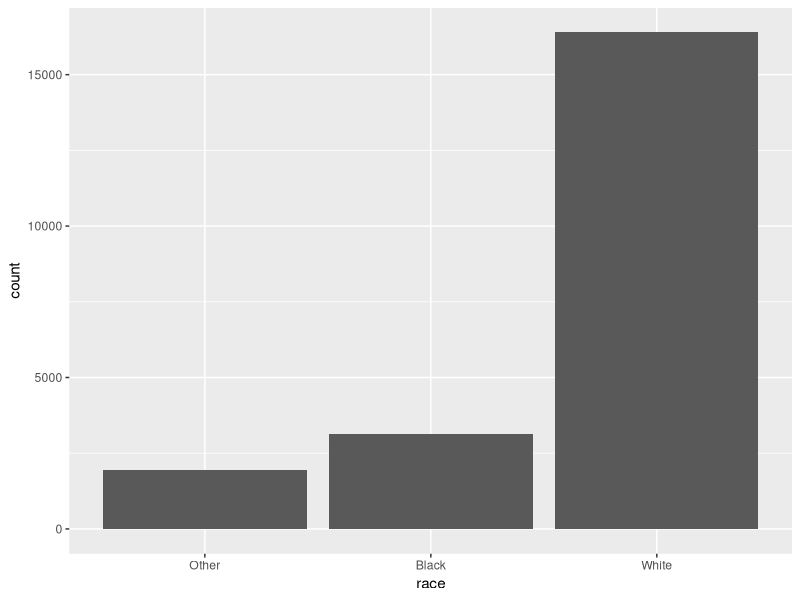
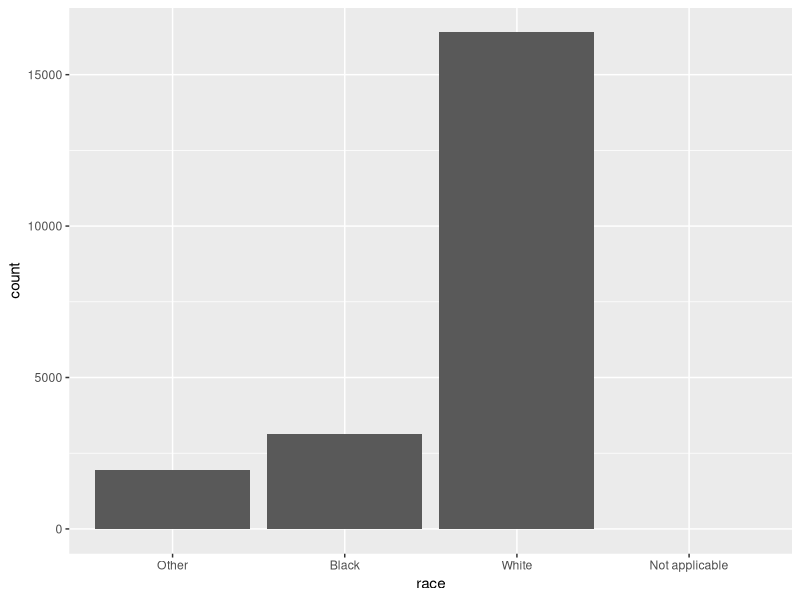
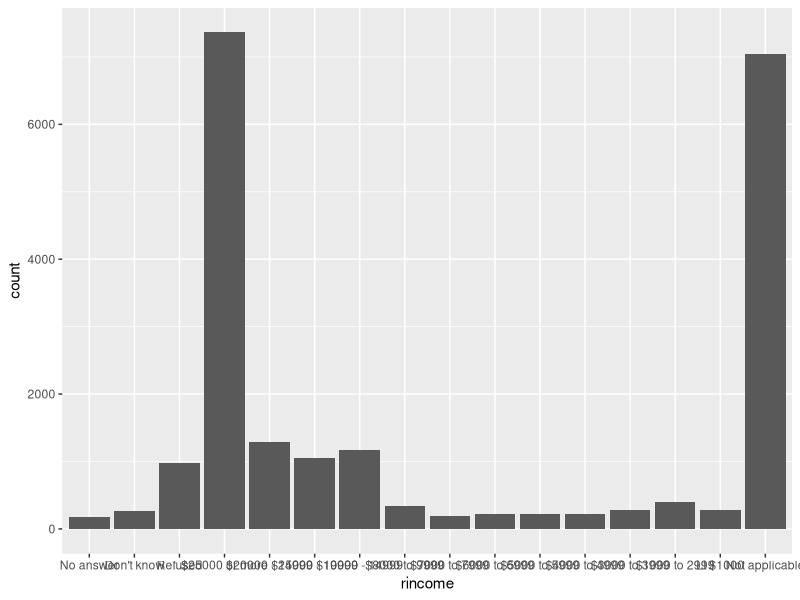
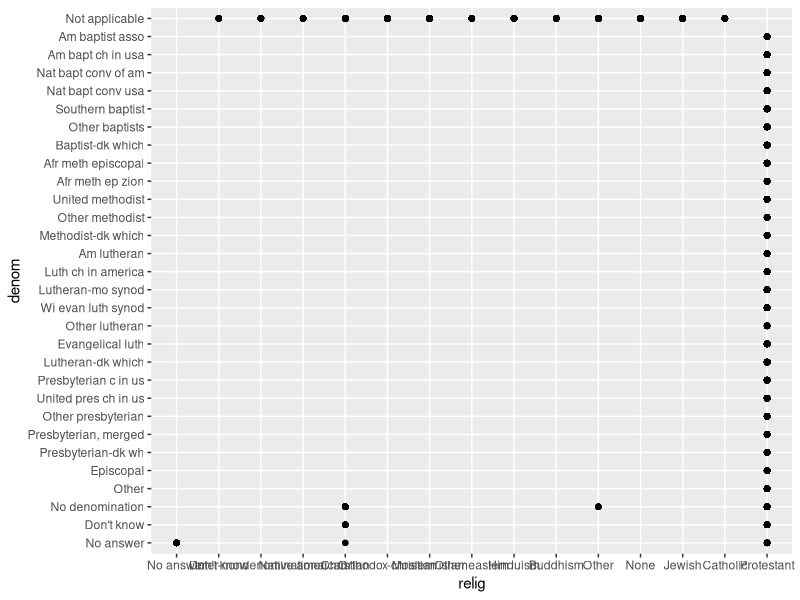
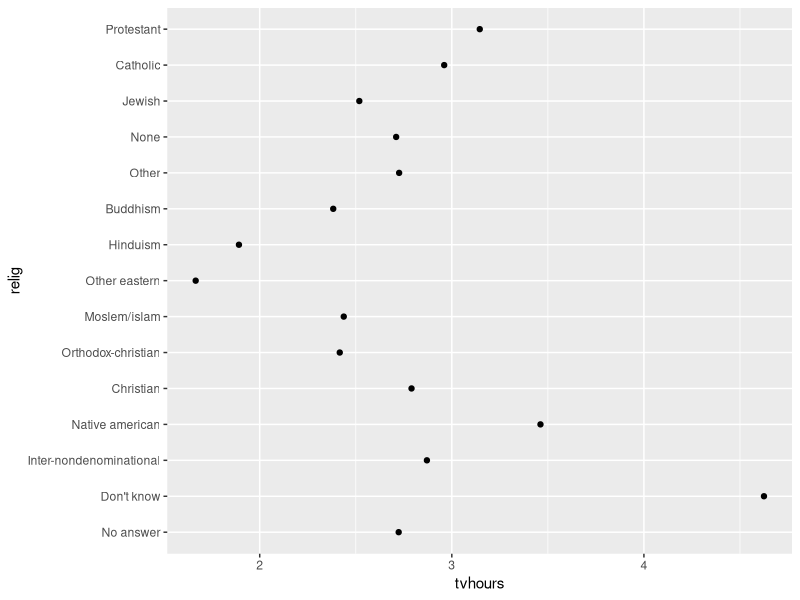
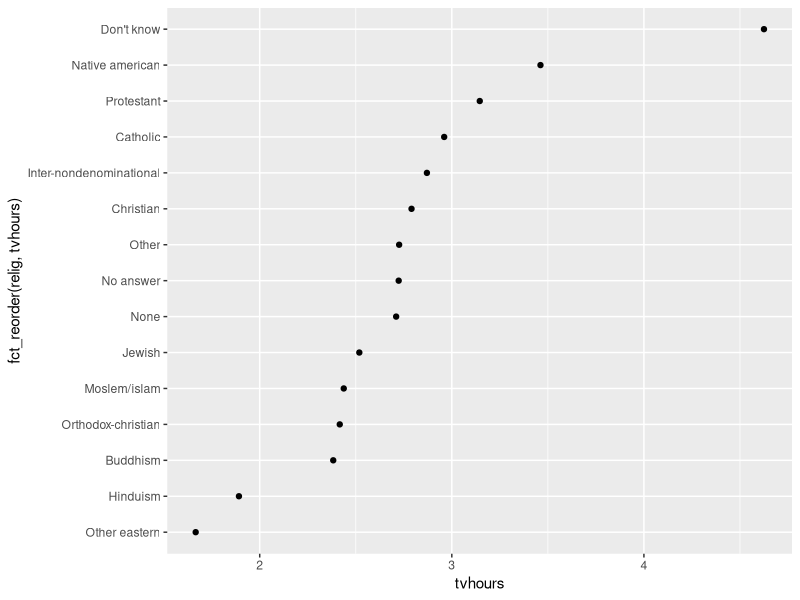
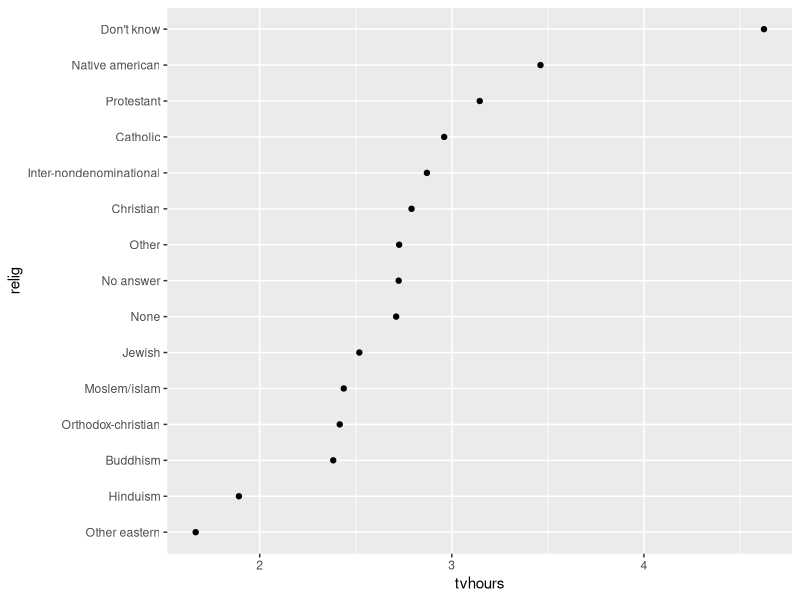
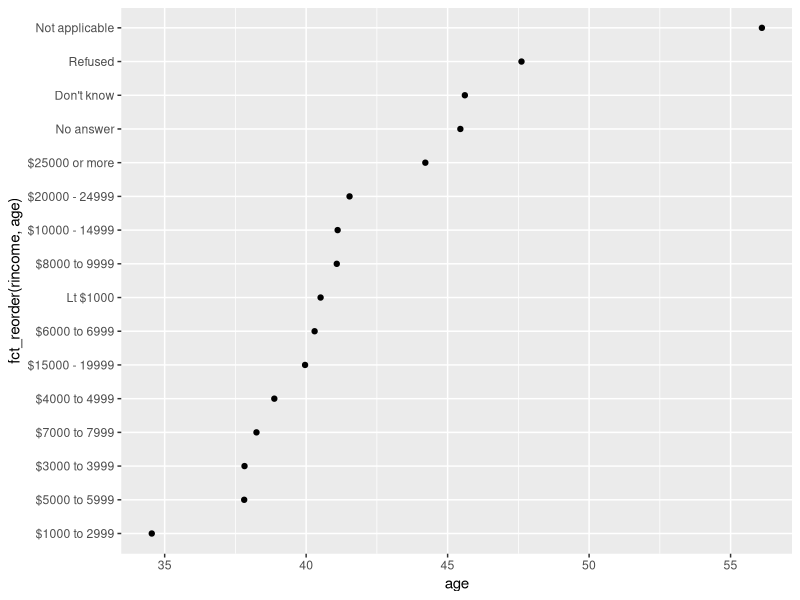

Write R code to recreate these figures, in order.
# Factors using the forcats package

# install.packages("forcats")
library(tidyverse)
library(forcats)

#### Create factors
x1 <- c("Dec", "Apr", "Jan", "Mar")
x2 <- c("Dec", "Apr", "Jam", "Mar")

sort(x1) #doesn't work

month_levels <- c("Jan", "Feb", "Mar", "Apr", "May", "Jun", 
                  "Jul", "Aug", "Sep", "Oct", "Nov", "Dec")

y1 <- factor(x1, levels = month_levels)
sort(y1) #now it is okey

y2 <- factor(x2, levels = month_levels)
sort(y2) #"Jam" level doesn't exist

y2 <- parse_factor(x2, levels = month_levels) 
#using function from the reader package we've got the error message

factor(x1) #without levels we have alfabetical order

f1 <- factor(x1, levels = unique(x1))
f2 <- x1 %>% factor() %>% fct_inorder()
# the same result

levels(f2)

#### General Social Survey Research

head(gss_cat)

gss_cat %>%
  count(race)

ggplot(gss_cat, aes(race)) + 
  geom_bar()

ggplot(gss_cat, aes(race)) + 
  geom_bar() +
  scale_x_discrete(drop = FALSE)

# Exercises

# Ex 1
ggplot(gss_cat, aes(rincome)) + 
  geom_bar() +
  scale_x_discrete(drop = FALSE)
# Suggestion: Changing the levels names

# Ex 2
gss_cat %>%
  count(relig) %>%
  arrange(desc(n))
# Answer: Protestant

gss_cat %>%
  count(partyid) %>%
  arrange(desc(n))
# Answer: Independent

# Ex 3
gss_cat %>% 
  distinct(relig, denom)

ggplot(gss_cat, mapping = aes(x = relig, y = denom)) +
  geom_point()

#### Modification of factors order 
relig <- gss_cat %>%
  group_by(relig) %>%
  summarize(
    age = mean(age, na.rm = TRUE),
    tvhours = mean(tvhours, na.rm = TRUE),
    n = n()
  )

ggplot(relig, aes(tvhours, relig)) +
  geom_point()

ggplot(relig, aes(tvhours, fct_reorder(relig, tvhours))) +
  geom_point()

relig %>%
  mutate(relig = fct_reorder(relig, tvhours)) %>%
  ggplot(aes(tvhours, relig)) +
  geom_point()

rincome <- gss_cat %>%
  group_by(rincome) %>%
  summarize(
    age = mean(age, na.rm = TRUE),
    tvhours = mean(tvhours, na.rm = TRUE),
    n = n()
  )

ggplot(rincome, aes(age, fct_reorder(rincome, age))) +
  geom_point()

# fct_relevel - changing chosen level place for first
ggplot(rincome,aes(age, fct_relevel(rincome, "Not applicable"))) +
  geom_point()

by_age <- gss_cat %>%
  filter(!is.na(age)) %>%
  group_by(age, marital) %>%
  count() %>%
  mutate(prop = n/sum(n))

ggplot(by_age, aes(age, prop, color = marital)) +
  geom_line(na.rm = TRUE)

# fct_reorder2 - ??
ggplot(by_age, aes(age, prop, color = fct_reorder2(marital, age, prop))) + 
  geom_line() +
  labs(color = "marital")

# fct_infreq - changing factors levels depends on frequency
# fct_rev - reverse order
gss_cat %>%
  mutate(marital = marital %>% fct_infreq() %>% fct_rev()) %>%
  ggplot(aes(marital)) +
  geom_bar()

# Ex 1
# Ex 2
# Ex 3

#### Modification of factors levels
